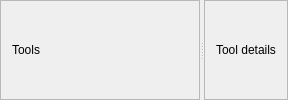
<?xml version="1.0" encoding="UTF-8"?>
<ui version="4.0">
 <class>ToolsPanels</class>
 <widget class="QWidget" name="toolsPanels">
  <layout class="QHBoxLayout" name="mainLayout">
   <property name="leftMargin"><number>0</number></property>
   <property name="topMargin"><number>0</number></property>
   <property name="rightMargin"><number>0</number></property>
   <property name="bottomMargin"><number>0</number></property>
   <property name="spacing"><number>4</number></property>
   <item>
    <widget class="QSplitter" name="panelsSplitter">
     <property name="orientation"><enum>Qt::Orientation::Horizontal</enum></property>
     <widget class="QFrame" name="listPanel">
      <property name="minimumSize"><size><width>200</width><height>0</height></size></property>
      <property name="maximumSize"><size><width>300</width><height>16777215</height></size></property>
      <property name="frameShape"><enum>QFrame::Shape::StyledPanel</enum></property>
      <layout class="QVBoxLayout" name="listLayout">
       <item>
        <widget class="QLabel" name="listLabel">
         <property name="text"><string>Tools</string></property>
        </widget>
       </item>
      </layout>
     </widget>
     <widget class="QFrame" name="detailPanel">
      <property name="frameShape"><enum>QFrame::Shape::StyledPanel</enum></property>
      <layout class="QVBoxLayout" name="detailLayout">
       <item>
        <widget class="QLabel" name="detailLabel">
         <property name="text"><string>Tool details</string></property>
         <property name="alignment"><set>Qt::AlignmentFlag::AlignCenter</set></property>
        </widget>
       </item>
      </layout>
     </widget>
    </widget>
   </item>
  </layout>
 </widget>
 <layoutdefault spacing="6" margin="11"/>
 <resources/>
 <connections/>
</ui>
